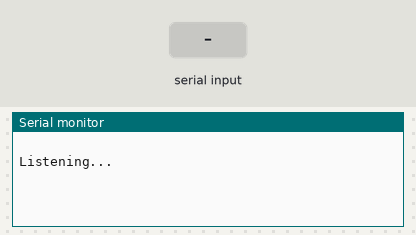
A sketch run on a simulated ESP8266 (NodeMCU). Parts: the last lines printed to the serial monitor. The test bench sets the inputs (shaded band).

Above: at 1.2 s.
1.3 s: "1" received over the second serial link
At 3.4 s:
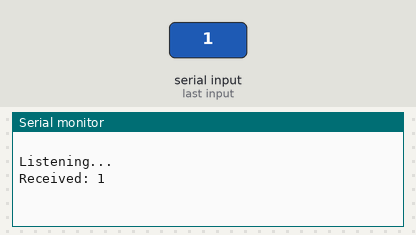
3.8 s: "0" received over the second serial link
At 5.2 s:
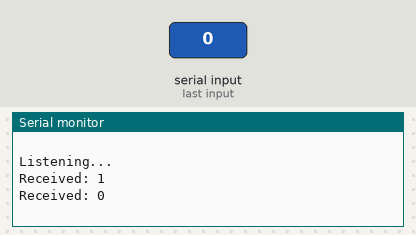
5.3 s: "2" received over the second serial link
At 7.6 s:
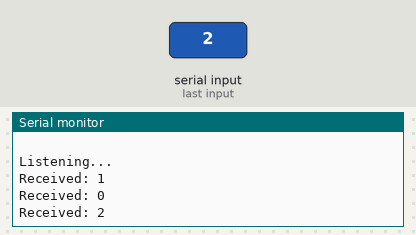

The sketch:

swSerial_Rs485_listening.ino
```cpp
#include <SoftwareSerial.h>

#define RX_PIN D2
#define TX_PIN D3
EspSoftwareSerial::UART swSerial(RX_PIN, TX_PIN);

#include <AsyncTimer.h>

AsyncTimer t;

void setup() {
  Serial.begin(115200);
  delay(10);

  pinMode(RX_PIN, INPUT);
  pinMode(TX_PIN, OUTPUT);

  swSerial.begin(9600);

  Serial.println(" ");
  Serial.println("Listening...");

  t.setInterval(swSerialListen, 10);
}

void loop() {
  t.handle();
}

void swSerialListen() {
  String rec;
  while (swSerial.available() > 0) {
    delay(10);
    rec = swSerial.readString();
  }

  if (rec.length() > 0) {
    Serial.print("Received: ");
    Serial.println(rec);
    rec = "";
  }
}
```

Measured:
- after the input at 1.3 s, the serial monitor: prints a new line after 1.0 s (image 1)
- after the input at 3.8 s, the serial monitor: prints a new line after 1.0 s (image 2)
- after the input at 5.3 s, the serial monitor: prints a new line after 1.0 s (image 3)
